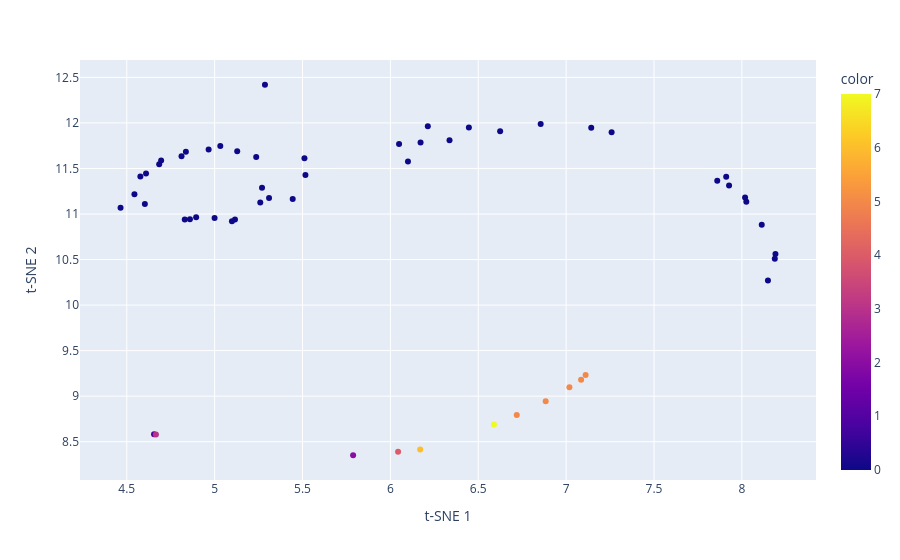

The notebook cell this image was saved under:
### Markdown cell above
# 5. Unüberwachtes Lernen - Clustern

### Code cell
from sklearn.cluster import KMeans

# Selektiere numerische Spalten
numeric_columns = df.select_dtypes(np.number)
data_to_cluster = numeric_columns.dropna().T

# Führe K-Means-Clustering durch
n_clusters = 8  # Anzahl der Cluster
kmeans = KMeans(n_clusters=n_clusters, random_state=42)
clusters = kmeans.fit_predict(data_to_cluster)

# Führe t-SNE durch
tsne = TSNE(n_components=2, random_state=42)
tsne_result = tsne.fit_transform(numeric_columns.dropna().T)

px.scatter(
    x=tsne_result[:, 0],
    y=tsne_result[:, 1],
    color=clusters,
    labels={"x": "t-SNE 1", "y": "t-SNE 2"},
    hover_name=numeric_columns.columns
)

### Figure 1 — Plotly figure (JSON) as saved in the notebook; plotly's stock layout.template omitted (floating-point values rounded to 4 significant figures)
{"data": [{"hovertemplate": "<b>%{hovertext}</b><br><br>t-SNE 1=%{x}<br>t-SNE 2=%{y}<br>color=%{marker.color}<extra></extra>", "hovertext": ["meal_inexpensive", "meal_mid_range", "mcmeal", "domestic_beer_restaurant", "imported_beer_restaurant", "cappuccino", "coke", "water", "milk", "white_bread", "rice", "eggs", "cheese", "chicken", "beef", "apples", "banana", "oranges", "tomato", "potato", "onion", "lettuce", "water", "wine", "domestic_beer_market", "imported_beer_market", "cigarettes", "one_way_ticket", "monthly_pass", "taxi_start", "taxi_1km", "taxi_1h", "gasoline", "vw_golf", "toyota_corolla", "basic_85m2", "1min_prepaid", "internet", "fitness_club", "tennis", "cinema", "preschool", "primary_school", "jeans", "summer_dress", "nike_shoes", "business_shoes", "apartment_1br_center", "apartment_1br_outside", "apartment_3br_center", "apartment_3br_outside", "per_square_meter_center", "per_square_meter_outside", "avg_month_salary", "mortgage_interest", "data_quality"], "legendgroup": "", "marker": {"color": [0, 0, 0, 0, 0, 0, 0, 0, 0, 0, 0, 0, 0, 0, 0, 0, 0, 0, 0, 0, 0, 0, 0, 0, 0, 0, 0, 0, 0, 0, 0, 0, 0, 1, 3, 0, 0, 0, 0, 0, 0, 5, 2, 0, 0, 0, 0, 5, 5, 5, 5, 4, 6, 7, 0, 0], "coloraxis": "coloraxis", "symbol": "circle"}, "mode": "markers", "name": "", "orientation": "v", "showlegend": false, "type": "scatter", "x": [6.625, 8.025, 6.049, 5.517, 5.511, 5.237, 5.116, 4.83, 4.577, 4.812, 4.966, 5.27, 6.447, 6.172, 6.855, 5.128, 5.0, 5.26, 5.31, 4.696, 4.685, 4.61, 4.603, 6.213, 4.837, 5.032, 6.1, 5.099, 8.018, 5.444, 4.859, 7.259, 4.895, 4.655, 4.666, 8.148, 4.465, 7.911, 7.927, 7.143, 6.337, 7.111, 5.788, 8.113, 7.86, 8.191, 8.187, 7.019, 7.085, 6.719, 6.884, 6.044, 6.17, 6.59, 5.286, 4.544], "xaxis": "x", "y": [11.91, 11.14, 11.77, 11.43, 11.61, 11.62, 10.94, 10.94, 11.41, 11.64, 11.71, 11.29, 11.95, 11.79, 11.99, 11.69, 10.96, 11.13, 11.18, 11.59, 11.55, 11.45, 11.11, 11.96, 11.68, 11.75, 11.58, 10.92, 11.18, 11.16, 10.94, 11.9, 10.96, 8.582, 8.579, 10.27, 11.07, 11.41, 11.31, 11.95, 11.81, 9.231, 8.351, 10.88, 11.37, 10.56, 10.51, 9.097, 9.181, 8.793, 8.945, 8.389, 8.413, 8.687, 12.42, 11.22], "yaxis": "y"}], "layout": {"coloraxis": {"colorbar": {"title": {"text": "color"}}, "colorscale": [[0, "#0d0887"], [0.1111, "#46039f"], [0.2222, "#7201a8"], [0.3333, "#9c179e"], [0.4444, "#bd3786"], [0.5556, "#d8576b"], [0.6667, "#ed7953"], [0.7778, "#fb9f3a"], [0.8889, "#fdca26"], [1, "#f0f921"]]}, "legend": {"tracegroupgap": 0}, "margin": {"t": 60}, "xaxis": {"anchor": "y", "domain": [0, 1], "title": {"text": "t-SNE 1"}}, "yaxis": {"anchor": "x", "domain": [0, 1], "title": {"text": "t-SNE 2"}}}}
